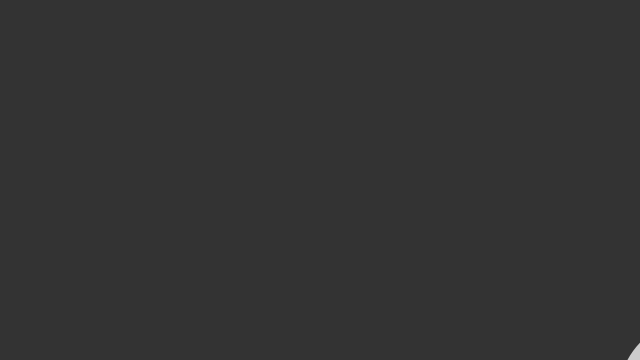
Frame 1 (no input)
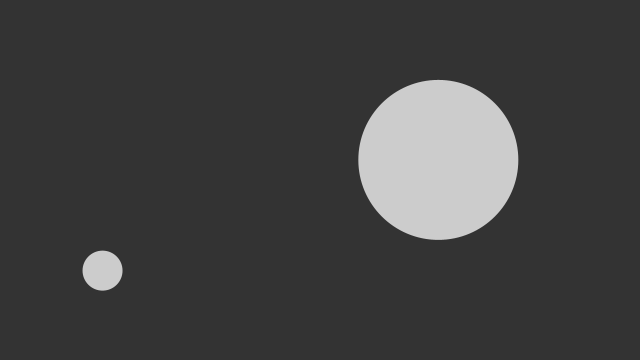
Frame 60 (the mouse pressed at the canvas centre just before this capture)
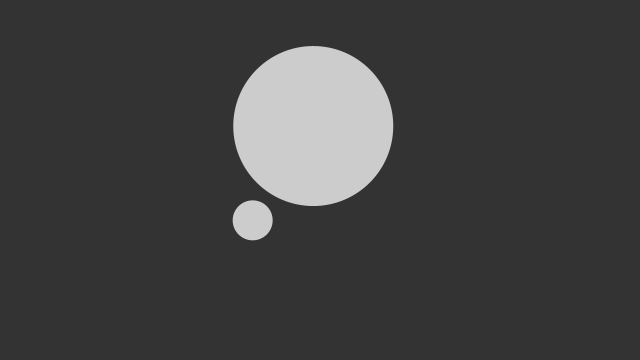
Frame 120 (the mouse held since frame 60 and released just before this capture)

The Processing sketch that drew these frames (run headless with seeded random() and noise(); from frame 60 on, the mouse is pressed at the canvas centre):

// Processing sketch: collisionTest
// ── collisionTest.pde
Ball[] balls =  { 
  new Ball(100, 400, 20), 
  new Ball(700, 400, 80) 
};

void setup() {
  size(640, 360);
}

void draw() {
  background(51);

  for (Ball b : balls) {
    b.update();
    b.display();
    b.checkBoundaryCollision();
  }
  
  balls[0].checkCollision(balls[1]);
}


class Ball {
  PVector position;
  PVector velocity;

  float radius, m;

  Ball(float x, float y, float r_) {
    position = new PVector(x, y);
    velocity = PVector.random2D();
    velocity.mult(3);
    radius = r_;
    m = radius*.1;
  }

  void update() {
    position.add(velocity);
  }

  void checkBoundaryCollision() {
    if (position.x > width-radius) {
      position.x = width-radius;
      velocity.x *= -1;
    } else if (position.x < radius) {
      position.x = radius;
      velocity.x *= -1;
    } else if (position.y > height-radius) {
      position.y = height-radius;
      velocity.y *= -1;
    } else if (position.y < radius) {
      position.y = radius;
      velocity.y *= -1;
    }
  }

  void checkCollision(Ball other) {

    // Get distances between the balls components
    PVector distanceVect = PVector.sub(other.position, position);

    // Calculate magnitude of the vector separating the balls
    float distanceVectMag = distanceVect.mag();

    // Minimum distance before they are touching
    float minDistance = radius + other.radius;

    if (distanceVectMag < minDistance) {
      float distanceCorrection = (minDistance-distanceVectMag)/2.0;
      PVector d = distanceVect.copy();
      PVector correctionVector = d.normalize().mult(distanceCorrection);
      other.position.add(correctionVector);
      position.sub(correctionVector);

      // get angle of distanceVect
      float theta  = distanceVect.heading();
      // precalculate trig values
      float sine = sin(theta);
      float cosine = cos(theta);

      /* bTemp will hold rotated ball positions. You 
       just need to worry about bTemp[1] position*/
      PVector[] bTemp = {
        new PVector(), new PVector()
      };

      /* this ball's position is relative to the other
       so you can use the vector between them (bVect) as the 
       reference point in the rotation expressions.
       bTemp[0].position.x and bTemp[0].position.y will initialize
       automatically to 0.0, which is what you want
       since b[1] will rotate around b[0] */
      bTemp[1].x  = cosine * distanceVect.x + sine * distanceVect.y;
      bTemp[1].y  = cosine * distanceVect.y - sine * distanceVect.x;

      // rotate Temporary velocities
      PVector[] vTemp = {
        new PVector(), new PVector()
      };

      vTemp[0].x  = cosine * velocity.x + sine * velocity.y;
      vTemp[0].y  = cosine * velocity.y - sine * velocity.x;
      vTemp[1].x  = cosine * other.velocity.x + sine * other.velocity.y;
      vTemp[1].y  = cosine * other.velocity.y - sine * other.velocity.x;

      /* Now that velocities are rotated, you can use 1D
       conservation of momentum equations to calculate 
       the final velocity along the x-axis. */
      PVector[] vFinal = {  
        new PVector(), new PVector()
      };

      // final rotated velocity for b[0]
      vFinal[0].x = ((m - other.m) * vTemp[0].x + 2 * other.m * vTemp[1].x) / (m + other.m);
      vFinal[0].y = vTemp[0].y;

      // final rotated velocity for b[0]
      vFinal[1].x = ((other.m - m) * vTemp[1].x + 2 * m * vTemp[0].x) / (m + other.m);
      vFinal[1].y = vTemp[1].y;

      // hack to avoid clumping
      bTemp[0].x += vFinal[0].x;
      bTemp[1].x += vFinal[1].x;

      /* Rotate ball positions and velocities back
       Reverse signs in trig expressions to rotate 
       in the opposite direction */
      // rotate balls
      PVector[] bFinal = { 
        new PVector(), new PVector()
      };

      bFinal[0].x = cosine * bTemp[0].x - sine * bTemp[0].y;
      bFinal[0].y = cosine * bTemp[0].y + sine * bTemp[0].x;
      bFinal[1].x = cosine * bTemp[1].x - sine * bTemp[1].y;
      bFinal[1].y = cosine * bTemp[1].y + sine * bTemp[1].x;

      // update balls to screen position
      other.position.x = position.x + bFinal[1].x;
      other.position.y = position.y + bFinal[1].y;

      position.add(bFinal[0]);

      // update velocities
      velocity.x = cosine * vFinal[0].x - sine * vFinal[0].y;
      velocity.y = cosine * vFinal[0].y + sine * vFinal[0].x;
      other.velocity.x = cosine * vFinal[1].x - sine * vFinal[1].y;
      other.velocity.y = cosine * vFinal[1].y + sine * vFinal[1].x;
    }
  }

  void display() {
    noStroke();
    fill(204);
    ellipse(position.x, position.y, radius*2, radius*2);
  }
}
